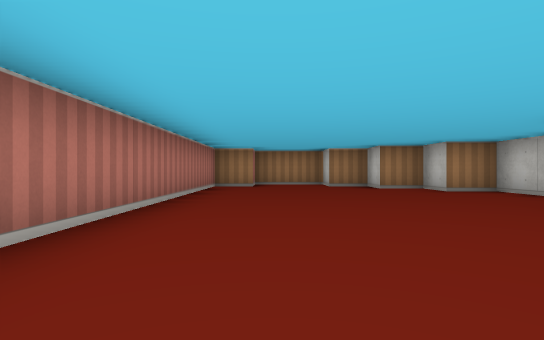
view 1 (above)

19 first-person views from a walk through a cub3D ray-caster map. The camera is about half as high as the walls, looks level and sees 80° across. The floor is counted in squares. Each view is taken from the middle of a square. On the plan, view 1 faces up. The plan holds only what a view shows up to about 9 squares ahead; the rest is blank. The place goes on beyond the plan.

view 2
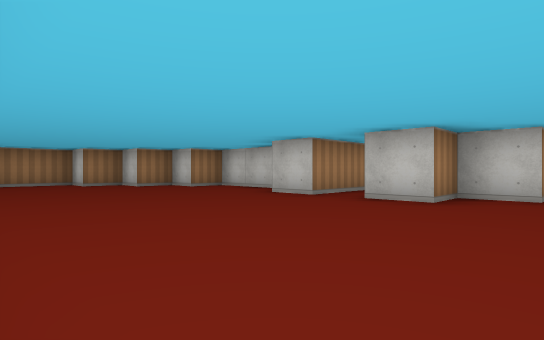

view 3
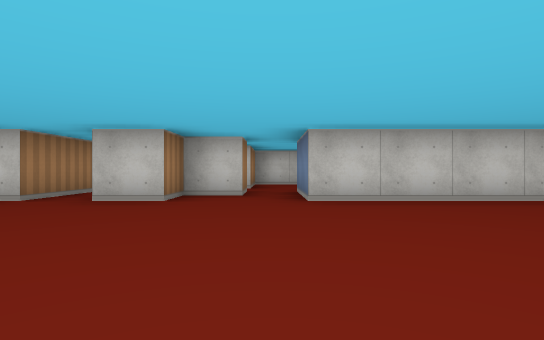

view 4
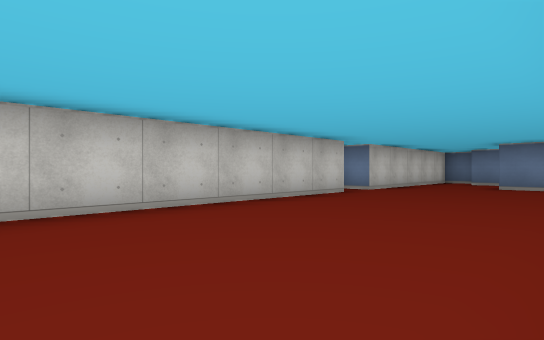

view 5
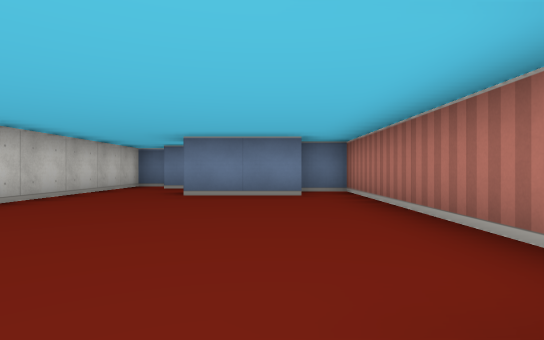

view 6
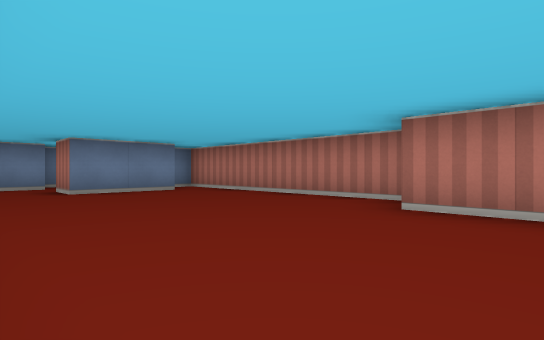

view 7
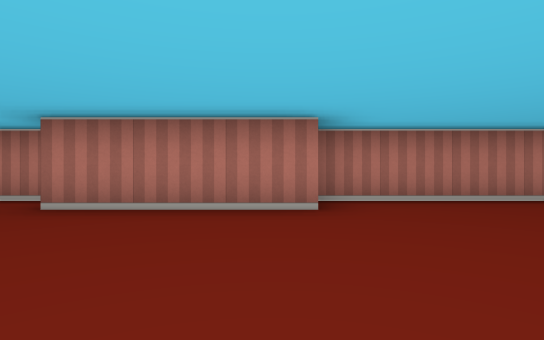

view 8
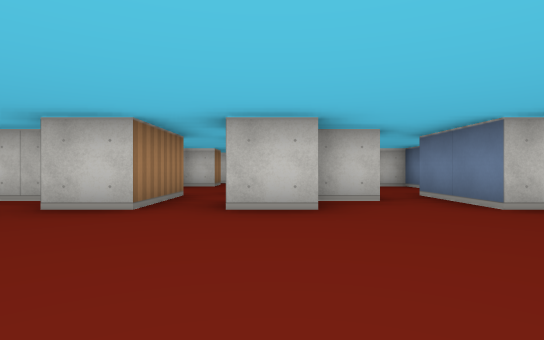

view 9
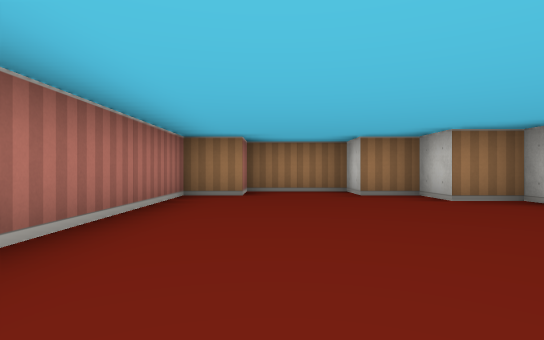

view 10
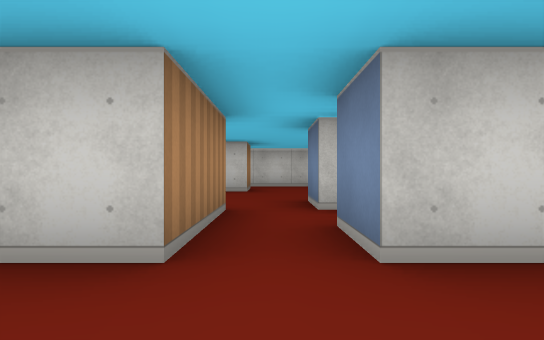

view 11
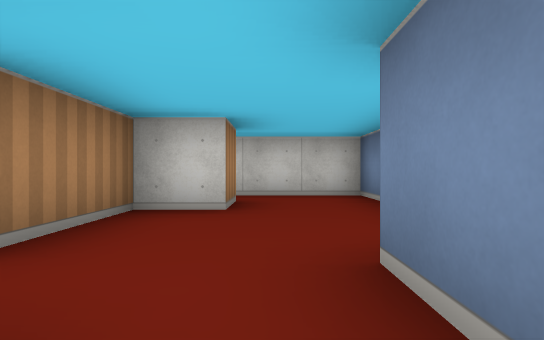

view 12
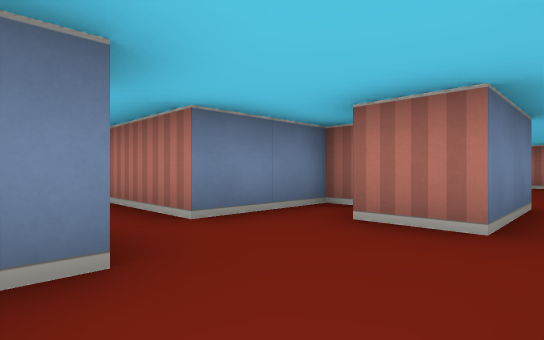

view 13
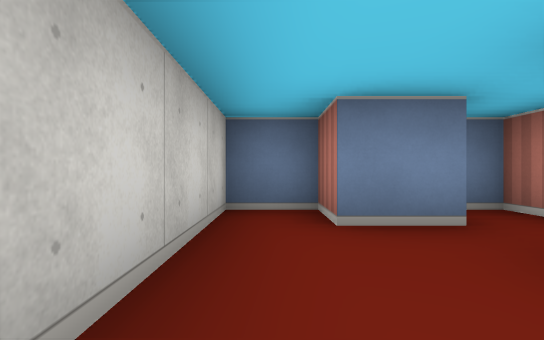

view 14
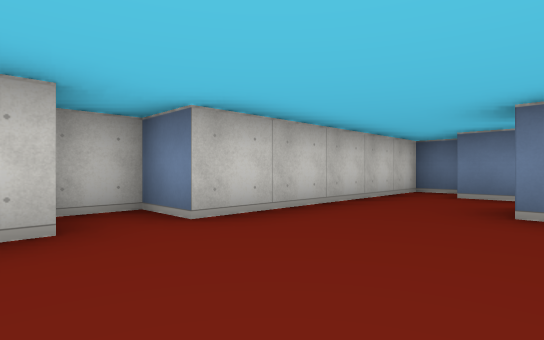

view 15
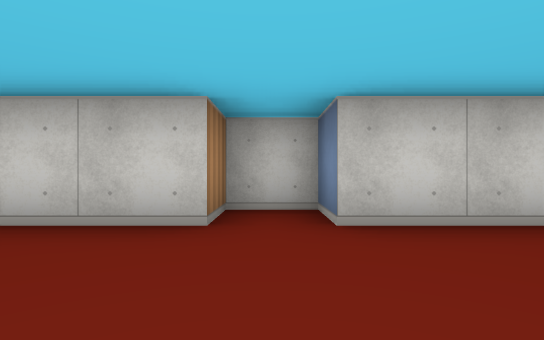

view 16
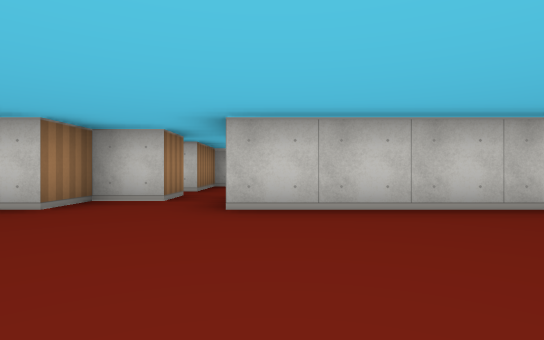

view 17
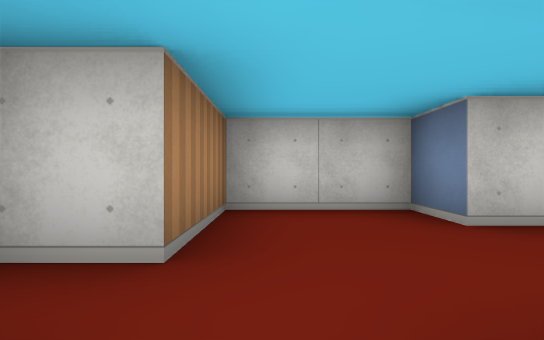

view 18
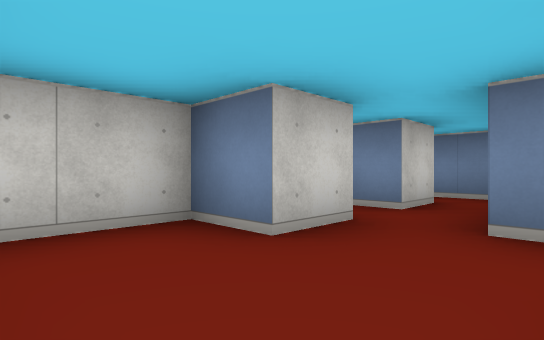

view 19
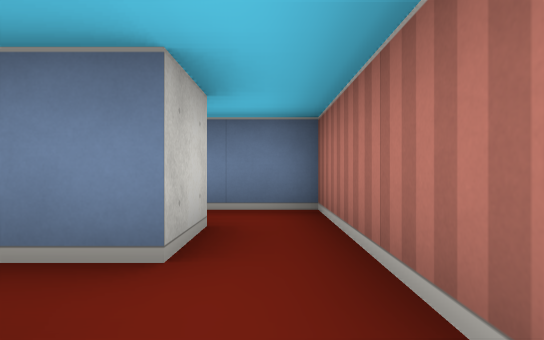

### Floor plan
Points are (right, up) in squares from view 1. A wall is a line through its corners. A room is listed if a view was taken in it or the views show most of it. See-through windows are left out.
Room 1 (views 1, 2, 3, 4, 5, 6, 7, 8, 9, 10, 11, 13, 14, 15, 16, 17)
walls: (-0.5, -2.4) (-0.5, -5.5); (5.5, -0.5) (4.5, -0.5) (4.5, 0.5) (3.5, 0.5) (3.5, 1.5) (4.5, 1.5); (-1.5, -5.9) (-1.5, -11.5) (-0.5, -11.5); (5.5, 2.5) (3.5, 2.5) (3.5, 3.5); (4.5, 4.1) (4.5, 6.5) (3.5, 6.5) (3.5, 7.5) (2.5, 7.5) (2.5, 8.5) (1.5, 8.5) (1.5, 9.5) (-0.5, 9.5) (-0.5, 8.5) (-1.5, 8.5) (-1.5, -2.4); (-0.6, -10.5) (1.5, -10.5) (1.5, -11.5); (1.4, -12.5) (2.5, -12.5) (2.5, -13.5) (3.5, -13.5) (3.5, -8.5) (4.5, -8.5) (4.5, -7.5) (3.5, -7.5) (3.5, -1.5) (5.5, -1.5); (0.5, -12.9) (0.5, -13.5) (1.4, -13.5)
ways out: opening at (5, -1) to room 2; opening at (4.5, 2) to room 3
Room 2 (views 12, 18, 19)
walls: (5.5, -1.5) (5.5, -2.5); (7.5, -3.5) (7.5, -2.5) (8.5, -2.5) (8.5, -0.5) (6.5, -0.5) (6.5, 0.4); (4.5, -3) (4.5, -3.5) (6.5, -3.5)
ways out: opening at (5, -1) to room 1; opening at (7, -3)
Room 3 (no view inside)
walls: (9.5, 2.5) (8.5, 2.5) (8.5, 3.5) (6.8, 3.5); (9.5, 0.5) (10.5, 0.5) (10.5, 2.6); (5.5, 1.5) (6.5, 1.5)
ways out: opening at (4.5, 2) to room 1

Positions as (right, up) in squares from view 1, and headings:
1: (0, 0), facing up
2: (-1, -1), facing up-right
3: (-1, -1), facing right
4: (0, -2), facing down-right
5: (0, -5), facing down
6: (3, -4), facing down-left
7: (3, -3), facing left
8: (0, 1), facing right
9: (0, 3), facing up
10: (2, 2), facing right
11: (5, 2), facing right
12: (8, -1), facing down-left
13: (3, -10), facing down
14: (1, -7), facing down-right
15: (1, -8), facing right
16: (0, -2), facing right
17: (5, -1), facing right
18: (6, -1), facing down-right
19: (7, -3), facing down
